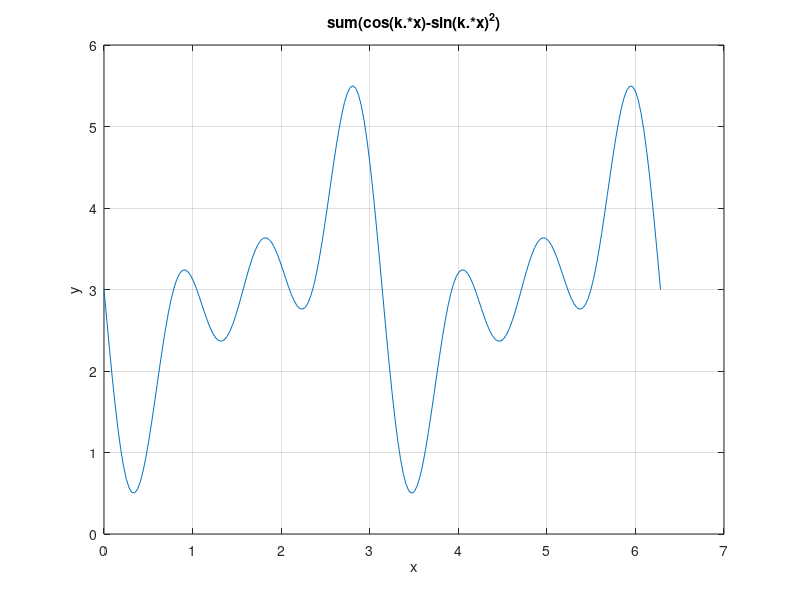

MATLAB code for this plot: (Note: this script raises an error after producing the figure.)
f=@(x,i)(cos(i.*x)-sin(i.*x)).^2;
m=3;
a=0;
b=2*pi;
t=['sum(cos(k.*x)-sin(k.*x)^2)'];
x=linspace(a,b,200);
z=0;
for i=1:m
    z=z+f(x,i);
end
plot(x,z);
s=@(x) z(round(x/(b-a)*200));
grid on;
xlabel('x'); ylabel('y'); title(t);
xr=ginput(2);
[x_m,y_m]=fminbnd(s,xr(1,1),xr(2,1));
hold on;
plot(x_m,y_m,'r*',xr(1,1),xr(1,2),'g*',xr(2,1),xr(2,2),'g*');
